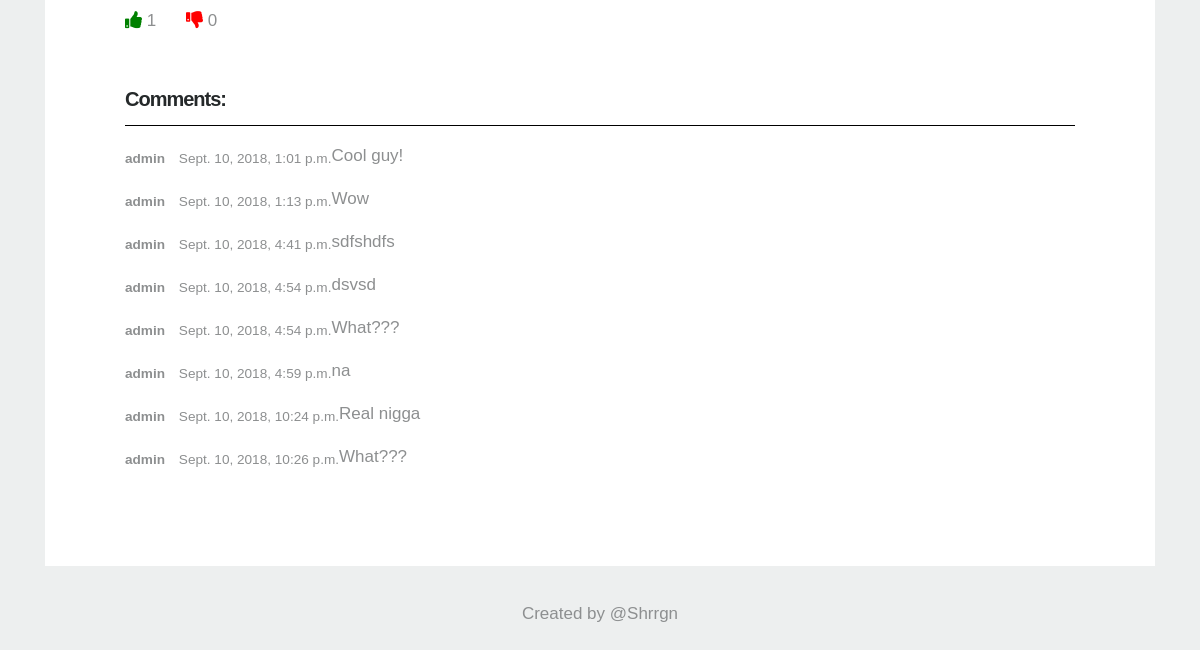
The app's page /wow/martin-luther-king-jr/ (lower part), older data.
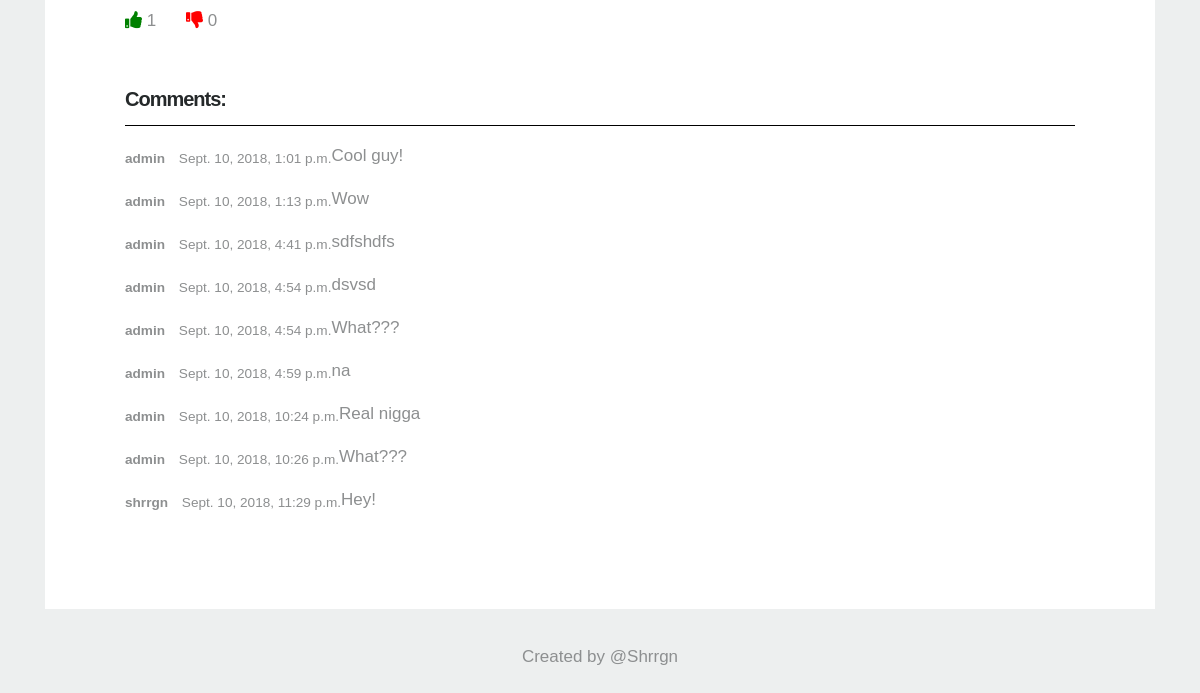
The same page, newer data.
### mainApp/models.py (models this page shows)
class Comments(models.Model):
	author = models.ForeignKey('auth.User', on_delete = models.CASCADE)
	comment = models.CharField(max_length = 140)
	timestamp = models.DateTimeField(auto_now_add = True, auto_now = False)
	object_id = models.PositiveIntegerField()
	content_type = models.ForeignKey(ContentType, on_delete = models.CASCADE)
	content_object = GenericForeignKey('content_type', 'object_id')

### mainApp/views.py (the view)
# urls.py: path('<category>/<slug>/', PostDetailView.as_view(), name = 'post_detail'),
class PostDetailView(DetailView):
	model = Post
	template_name = 'mainApp/post_detail.html'
	context_object_name = 'post_detail'
	def get_context_data(self, *args, **kwargs):
		context = super(PostDetailView, self).get_context_data(*args, **kwargs)
		context['post'] = self.get_object()
		context['post_comments'] = self.get_object().comments.all()
		context['form'] = CommentForm()
		if not self.request.user.is_anonymous:
			context['current_user'] = UserAccount.objects.get(nick = self.request.user)
		return context

### mainApp/templates/mainApp/post_detail.html (shortened to what this page needs)
{% extends "mainApp/wrapper.html" %}
{%  load crispy_forms_tags %}
{% block content %}
  	<br><br>
	<h4 align="center">{{ post_detail.title }}</h4><br>
	<p>{{ post_detail.text }}</p><br>
	<a href="#" id="like">
		<span class="glyphicon glyphicon-thumbs-up" style="color: green;"></span>
	</a>
	<span id="liked">{{ post_detail.likes }}</span>
	<a href="#" id="dislike" style="padding-left: 25px;">
		<span class="glyphicon glyphicon-thumbs-down" style="color: red"></span>
	</a>
	<span id="disliked">{{ post_detail.dislikes }}</span>
	<br><br>
	<h4>Comments:</h4>
	<hr>
	{%  for com in post_comments%}
		<div class="container">
			<div class="row comment">
			    <div class="head">
			        <small>
			        	<strong class="user">{{ com.author.username }}</strong>
			        	{{ com.timestamp }}
			        </small>
			        <br>
			    </div>
			    <p>{{ com.comment|safe }}</p>
			</div>
		</div>
	{%  endfor %}
{% endblock %}

Row changes from the older to the newer data that the page shows:
added Comments: author.username "shrrgn", timestamp "Sept. 10, 2018, 11:29 p.m.", comment "Hey!"
